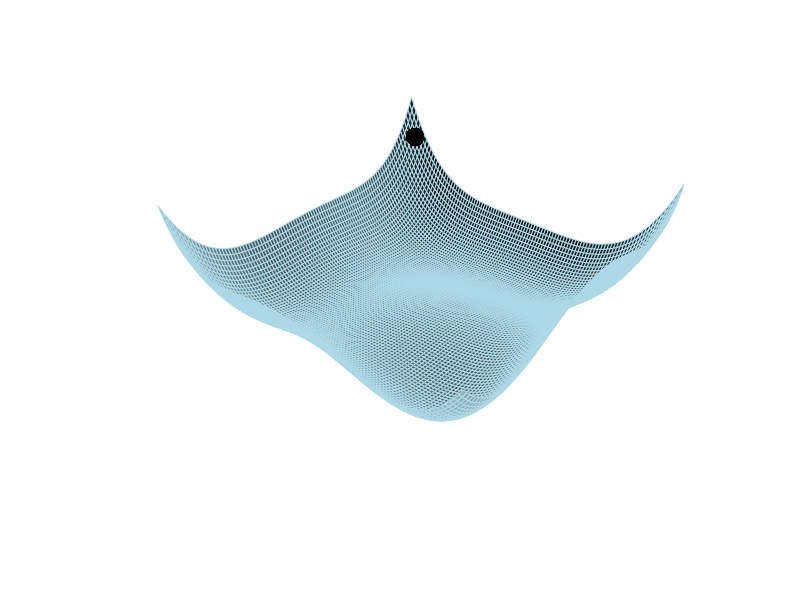
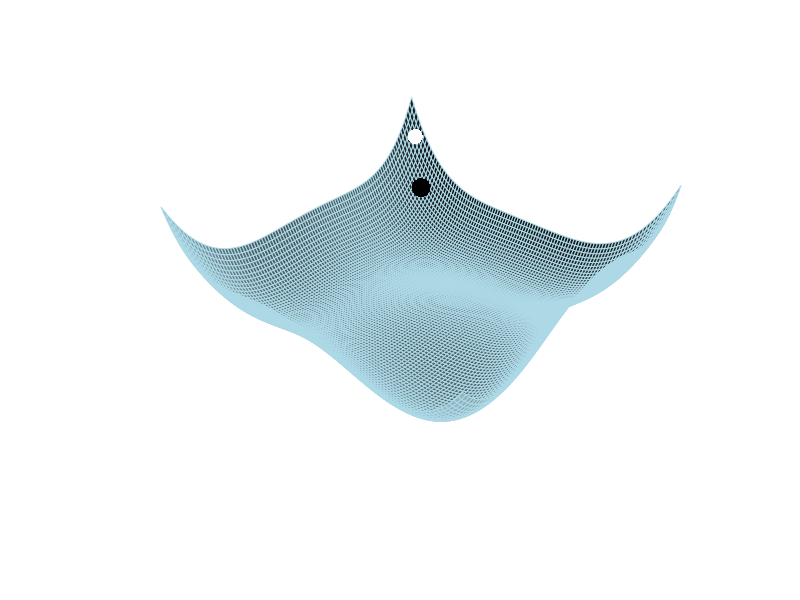
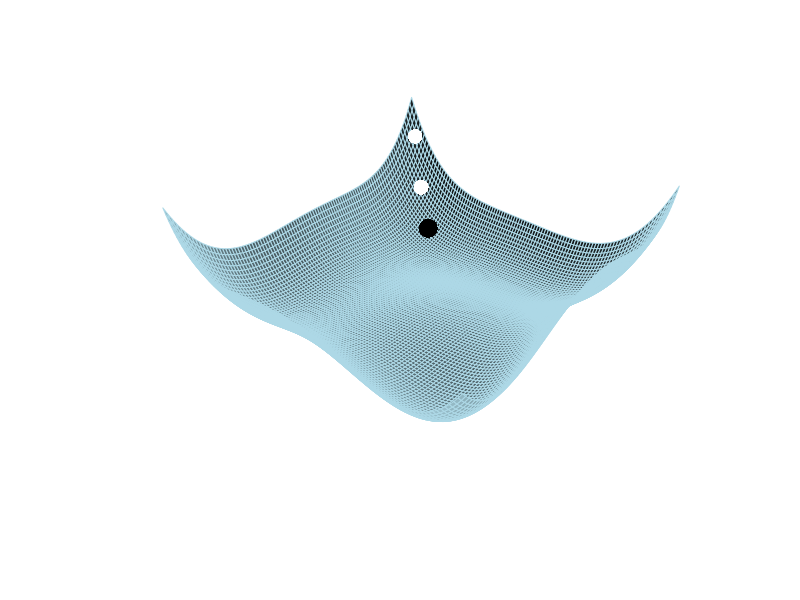
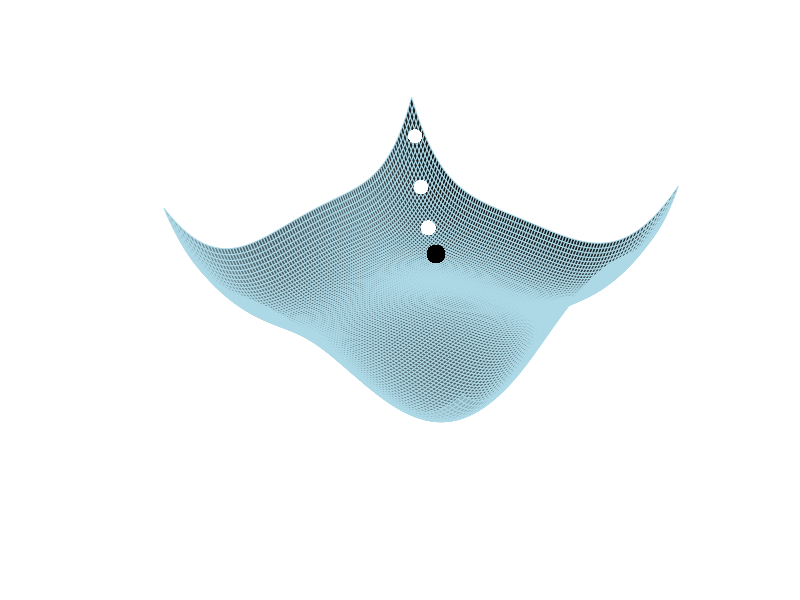
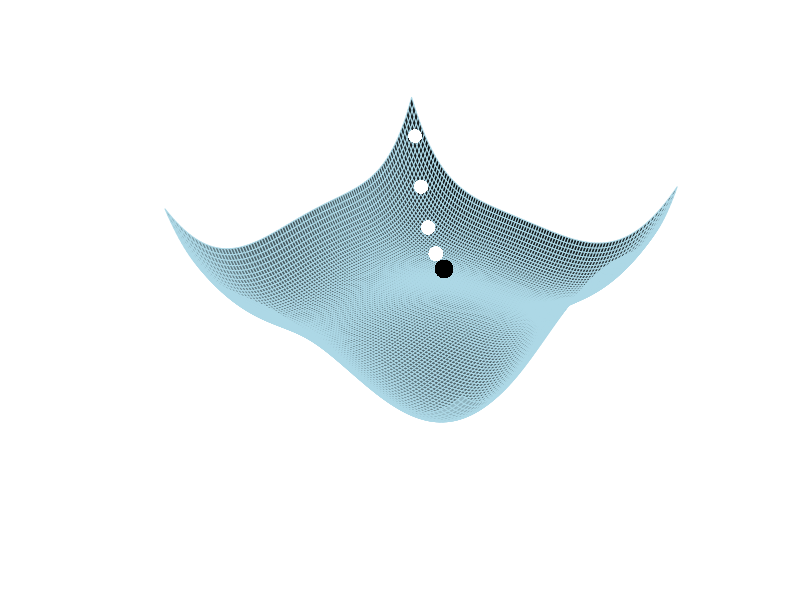
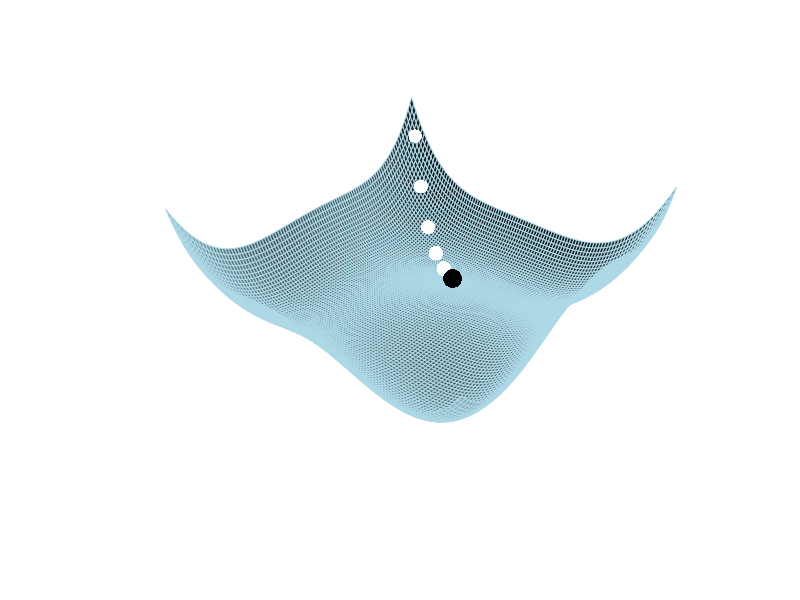
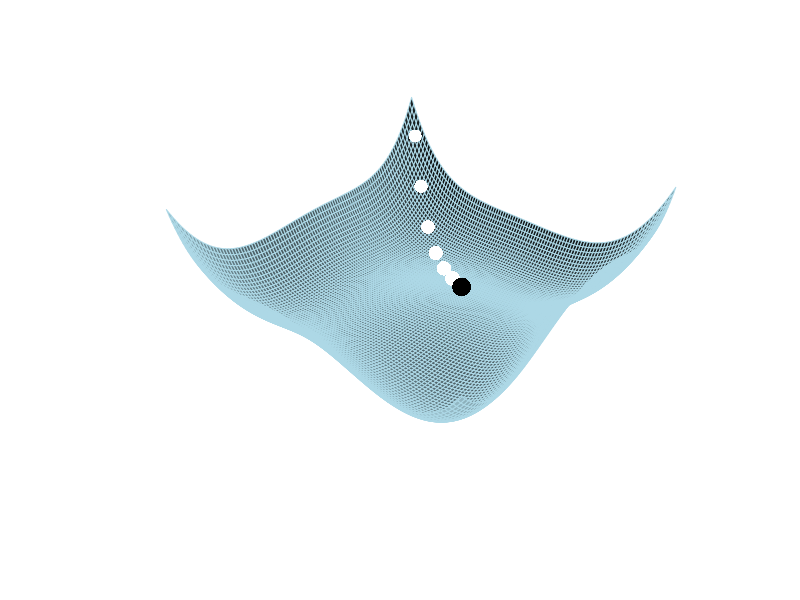
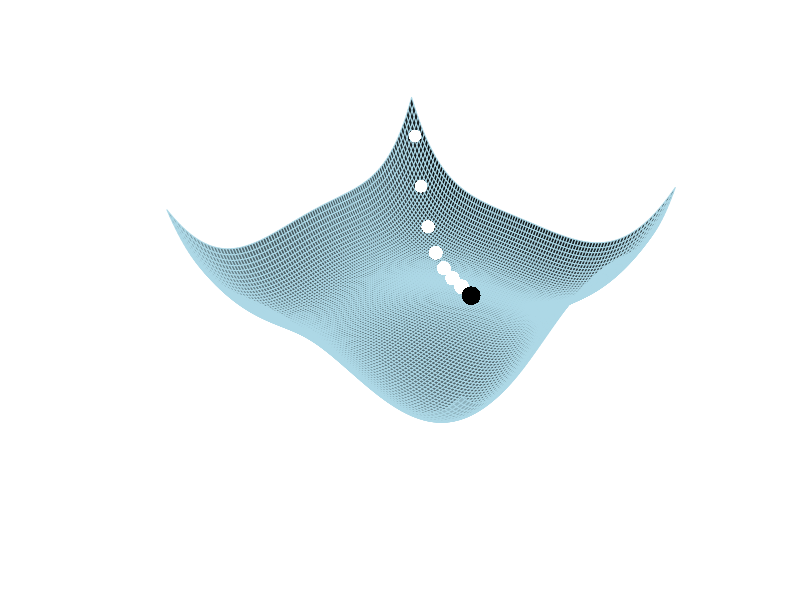

Write the R code that produced these figures, in order. (Note: this script raises an error after producing the figures.)
library(tidyverse)
library(stringr)
library(glue)

# video specs ----
video_name = "gd-with-momentum2"
height = 1080
framerate = 29
duration_in_sec = 10

# gradient descent ----
learning_rate <- 5e-04
x_val <- 6
y_val <- 6

# momentum terms, if applicable
apply_momentum = TRUE
beta = 0.95
vdx = 0
vdy = 0

# video generation settings ----
verbose = TRUE
plot_naming = "plot_%03d"

# video specs auto calculated ----
width = height*(16/9)
num_iter <- duration_in_sec*framerate
dir_name = str_c('frames_', video_name)
len = num_iter

# directory settings ----
if (!dir.exists(dir_name)) { dir.create(dir_name) }

# test function ----
f <- function(x, y) {
    (x^2 + y - 11)^2 + (x + y^2 - 7)^2 
  }

# domains of test function ----
x <- seq(-6, 6, length = 100)
y <- x
z <- outer(x, y, f)

# partial derivatives of test test function ----
dx <- function(x, y) {
    4 * x^3 - 4 * x * y - 42 * x + 4 * x * y - 14
  }

dy <- function(x, y) {
    4 * y^3 + 2 * x^2 - 26 * y + 4 * x * y - 22
  }

# initialize gd steps
updates_x <- vector("numeric", length = num_iter)
updates_y <- vector("numeric", length = num_iter)
updates_z <- vector("numeric", length = num_iter)

for (i in 1:num_iter) {
  
  if(apply_momentum) {
    # momentum terms: vdx and vdy
    vdx = beta * vdx + dx(x_val, y_val)
    vdy = beta * vdy + dy(x_val, y_val)  
  } else {
    # without momentum
    x_val <- x_val - learning_rate * dx(x_val, y_val)
    y_val <- y_val - learning_rate * dy(x_val, y_val)
  }
    
  # updates
  x_val <- x_val - learning_rate * vdx
  y_val <- y_val - learning_rate * vdy
  z_val <- f(x_val, y_val)
  updates_x[i] <- x_val
  updates_y[i] <- y_val
  updates_z[i] <- z_val
}


# animation ----

for (i in seq_len(len)) {
  
  # verbose 
  if (as.logical(verbose)) cat(sprintf("\rGenerating plot %d/%d...", i,  len), file = stderr())
  
  # plot the surface
  plot_name <- sprintf(plot_naming, i)
  png(glue('{dir_name}/{plot_name}.png'), width = width, height = height)
  
  plt <- persp(x, y, z, theta = -50 - i * 0.01, 
               phi = 20 + log(i), expand = 0.5, col = "lightblue", 
               border = "lightblue", axes = FALSE, box = FALSE, 
               ltheta = 100, shade = 0.9)
  
  # adding points, representing gradient updates
  n_back = 20
  start_n = i
  
  if (i<n_back) {
    start_n = 1
    point_colors = c(rep("white", i-1), "black")
    point_sizes = c(seq(1, 2, length.out = n_back-1), 2.5)
    point_sizes = tail(point_sizes, i)
    point_transparency = c(seq(from = 0.1, to = 0.9, length.out = n_back-1),1)
    point_transparency = tail(point_transparency)
  } else {
    start_n = i-n_back+1
    point_colors = c(rep("white", n_back-1), "black")
    point_sizes = c(seq(0.1, 2, length.out = n_back-1), 2.5)
    point_transparency = c(seq(from = 0.1, to = 0.9, length.out = n_back-1),1)
  }
  points(
    trans3d(updates_x[start_n:i],
            updates_y[start_n:i], 
            updates_z[start_n:i],
            pmat = plt), pch = 16, cex = point_sizes,
    col = point_colors,
    alpha = point_sizes
    )
  dev.off()
  
}

# verbose for success ----
if (as.logical(verbose)) cat("done!\n", file = stderr())

# generate the bash command for ffmpeg ----
cmd <- glue('ffmpeg  -framerate {framerate} -i {dir_name}/{plot_naming}.png -s:v {width}x{height} -c:v libx264 -profile:v high -crf 20 -pix_fmt yuv420p -r 30 {video_name}.mp4')
cmd
